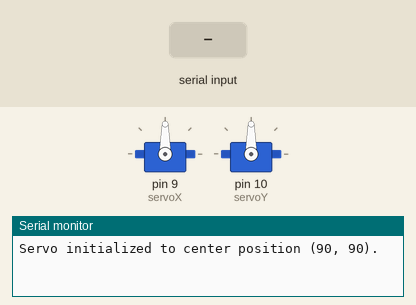
This program was run on a simulated Arduino Uno, built with avr-gcc and run on an emulated ATmega328P. Shown: 2 × servo, the last lines printed to the serial monitor. Inputs (shaded band) come from the test bench.

Above: at 1.2 s.
1.3 s: "90,45\n" received over Serial
At 2.0 s:
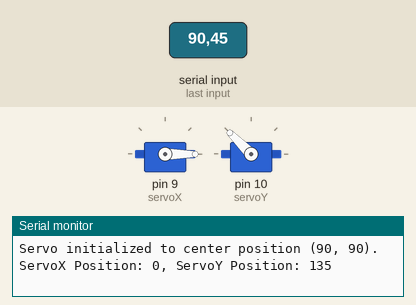
2.8 s: "30,150\n" received over Serial
At 3.2 s:
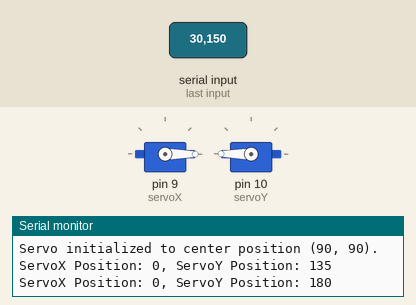
Timing chart, 0 to 5.8 s (numbered marks = the images above; inputs shaded):
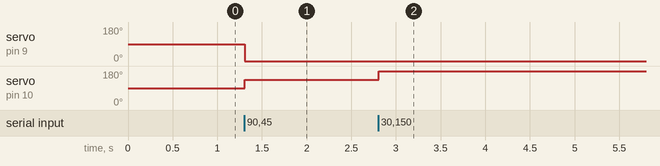

Measured:
- after the input at 1.3 s, servo on pin 9 (servoX): 90° → 0° at once; servo on pin 10 (servoY): 90° → 135° at once
- after the input at 2.8 s, servo on pin 10 (servoY): 135° → 180° at once

The program:

main.cpp
```cpp
#include <Servo.h>
#include <HardwareSerial.h>
#include <Arduino.h>

Servo servoX; // Servo for X-axis rotation
Servo servoY; // Servo for Y-axis rotation

int posX = 90; // Neutral position for the X servo
int posY = 90; // Neutral position for the Y servo

void setup() {
    servoX.attach(9); // Connect servoX to pin 9
    servoY.attach(10); // Connect servoY to pin 10
    Serial.begin(9600); // Start serial communication
    servoX.write(posX);
    servoY.write(posY);
    Serial.println("Servo initialized to center position (90, 90).");
}

void loop() {
    if (Serial.available() > 0) {
        String input = Serial.readStringUntil('\n'); // Read data until newline
        int commaIndex = input.indexOf(',');

        if (commaIndex > 0) {
            // Parse the X and Y offsets from the input
            String offsetXStr = input.substring(0, commaIndex);
            String offsetYStr = input.substring(commaIndex + 1);

            int offsetX = offsetXStr.toInt();
            int offsetY = offsetYStr.toInt();

            // Apply offsets to servo positions
            posX = constrain(posX - offsetX, 0, 180); // Reverse X if needed
            posY = constrain(posY + offsetY, 0, 180); // Adjust Y normally

            // Smoothly move the servos
            servoX.write(posX);
            servoY.write(posY);

            // Debugging output
            Serial.print("ServoX Position: ");
            Serial.print(posX);
            Serial.print(", ServoY Position: ");
            Serial.println(posY);
        }
    }
}
```
